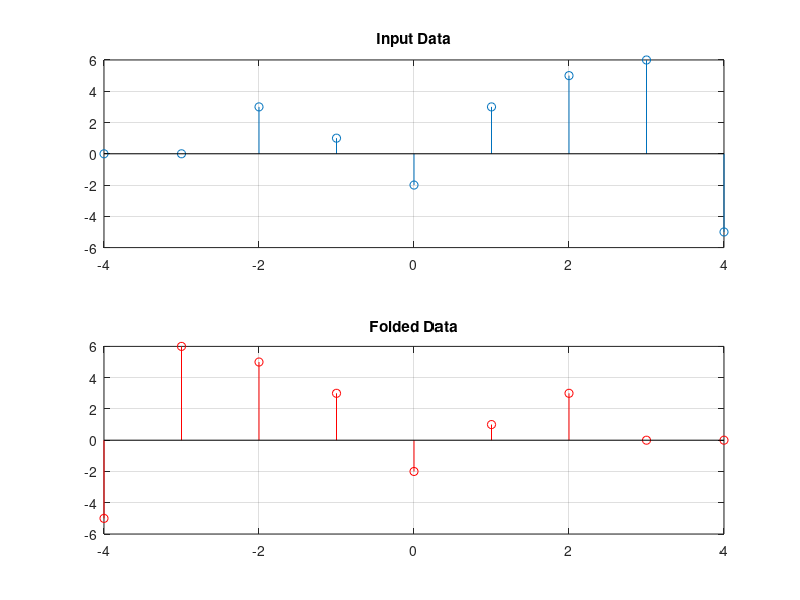

The MATLAB script that drew this image:
% % matlab code for Time reversal/folding operation
% Pranaba K. Mishro, VSS University of Technology, Burla
% For students reference purpose only
clc; close all; clear all;
x=[0 0 3 1 -2 3 5 6 -5];
N=[-4:4];
l=length(x);
y=flip(x);
NF=-flip(N);
subplot(2,1,1)
stem(N,x)
grid on;
title('Input Data')
subplot(2,1,2)
stem(NF,y,'r')
grid on;
title('Folded Data')